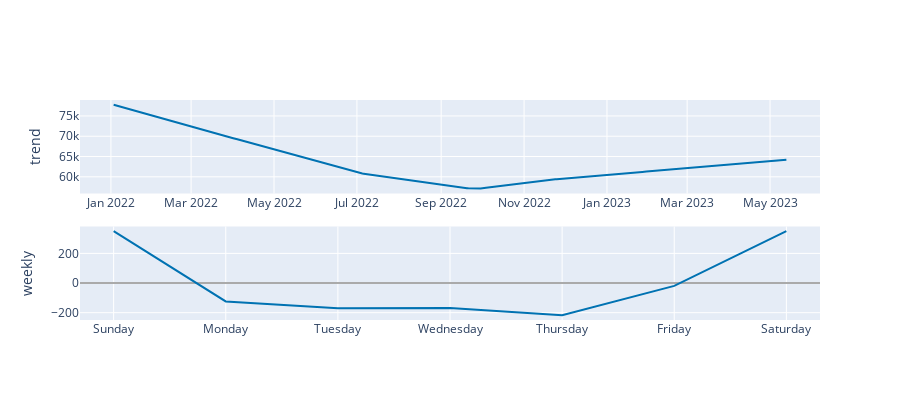

Notebook cell for this chart:
### Code cell
# 세부 컴포넌트를 이용해서 확인
plot_components_plotly(m, forecast)

### Figure 1 — Plotly figure (JSON) as saved in the notebook; plotly's stock layout.template omitted (floating-point values rounded to 4 significant figures; data arrays with more than 128 entries replaced by an {"elided": "..."} marker saying what was removed)
{"data": [{"line": {"color": "#0072B2", "width": 2}, "mode": "lines", "name": "trend", "type": "scatter", "x": {"elided": "347 str values"}, "xaxis": "x", "y": {"elided": "347 float values"}, "yaxis": "y"}, {"line": {"color": "rgba(0, 114, 178, 0.2)", "width": 0}, "mode": "lines", "name": "trend_upper", "type": "scatter", "x": {"elided": "347 str values"}, "xaxis": "x", "y": {"elided": "347 float values"}, "yaxis": "y"}, {"fill": "tonexty", "fillcolor": "rgba(0, 114, 178, 0.2)", "line": {"color": "rgba(0, 114, 178, 0.2)", "width": 0}, "mode": "lines", "name": "trend_lower", "type": "scatter", "x": {"elided": "347 str values"}, "xaxis": "x", "y": {"elided": "347 float values"}, "yaxis": "y"}, {"line": {"color": "#0072B2", "width": 2}, "mode": "lines", "name": "weekly", "type": "scatter", "x": ["2017-01-01T00:00:00", "2017-01-02T00:00:00", "2017-01-03T00:00:00", "2017-01-04T00:00:00", "2017-01-05T00:00:00", "2017-01-06T00:00:00", "2017-01-07T00:00:00"], "xaxis": "x2", "y": [349.9, -124.3, -170.2, -167.9, -217.8, -19.53, 349.9], "yaxis": "y2"}], "layout": {"height": 400, "showlegend": false, "width": 900, "xaxis": {"anchor": "y", "domain": [0, 1], "range": ["2021-12-09T06:00:00", "2023-06-06T18:00:00"], "type": "date"}, "xaxis2": {"anchor": "y2", "domain": [0, 1], "range": ["2016-12-31T16:48:00", "2017-01-07T07:12:00"], "tickformat": "%A", "type": "date"}, "yaxis": {"anchor": "x", "domain": [0.575, 1], "rangemode": "normal", "title": {"text": "trend"}, "zerolinecolor": "#AAA"}, "yaxis2": {"anchor": "x2", "domain": [0, 0.425], "title": {"text": "weekly"}, "zerolinecolor": "#AAA"}}}
